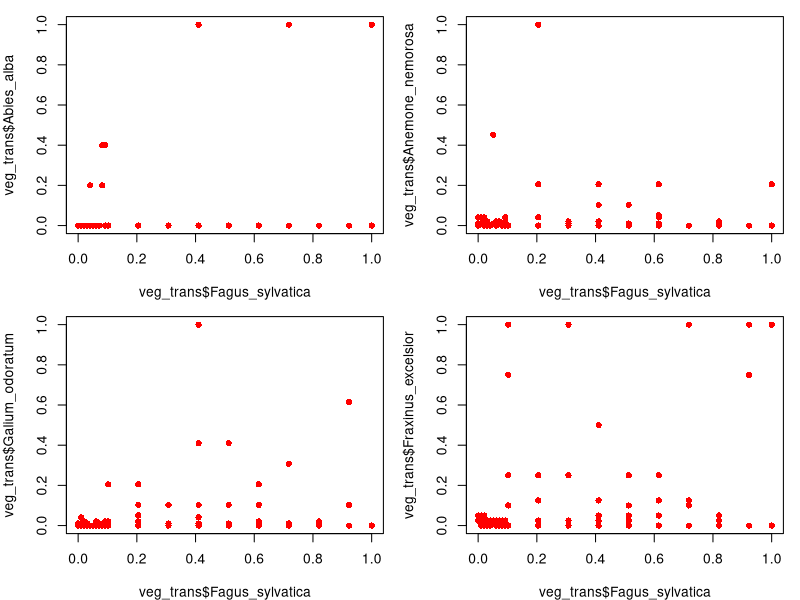
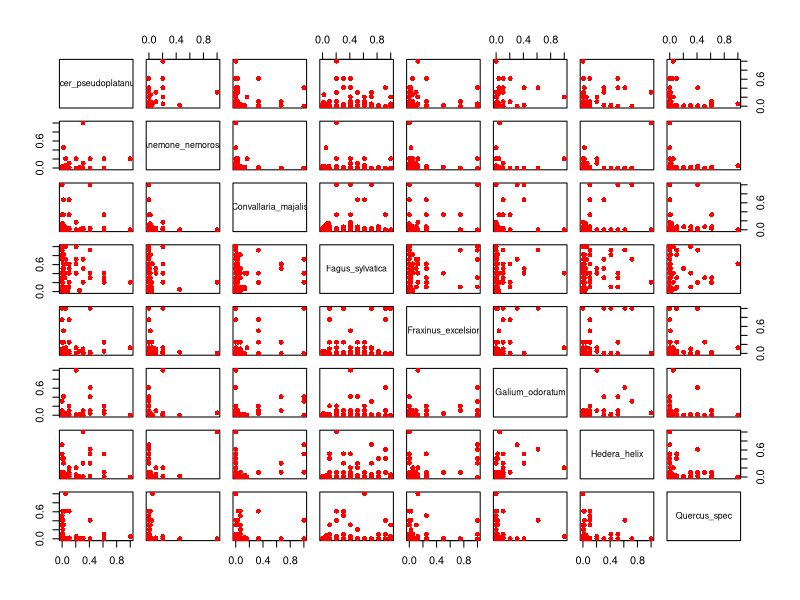
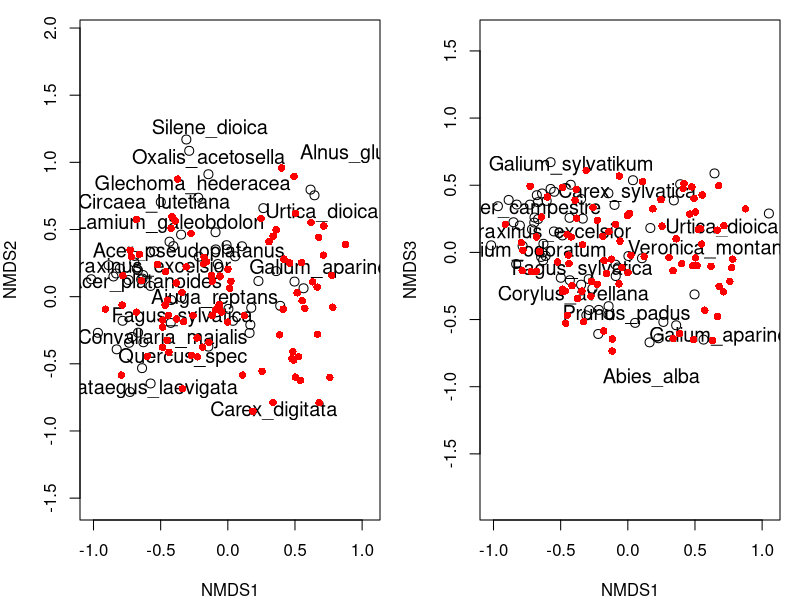
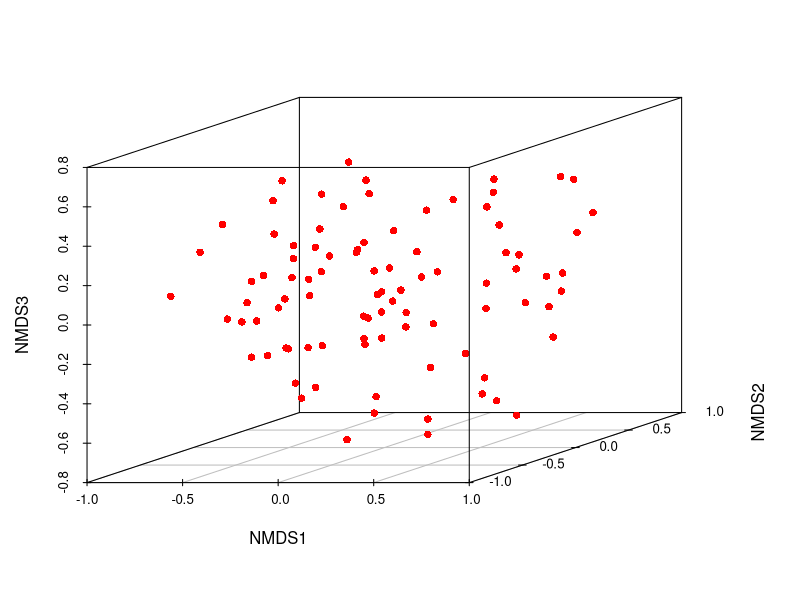

These figures' R source, in order: (Note: this script raises an error after producing the figures.)
library(vegan)
library(scatterplot3d)

### Some global variables
mycols <- c("red", "green", "blue")
mysyms <- c(15, 16, 17)

### Read vegetation data ###
veg <- read.table("data/veg_2015-2016-2017.txt", sep=" ", dec=".", row.names = 1, header=TRUE)

### Read site data ####
sites <- read.table("data/header_2015-2016-2017_vegclasses.txt")

### Check consistance of veg and sites!!! ####
nrow(veg) == nrow(sites)
m <- match(rownames(sites), rownames(veg))
sites <- sites[m,]

### Ordination ####
### Exclude rare species 
veg <- veg[,colSums(decostand(veg, "pa")) > 3]

### Transform
veg_trans <- decostand(veg, "max") 

### Example for 2d plot of vegetation community ###
x11(width=8, height=8)
par(mfrow=c(2,2), mar=c(4,4,1,1))
plot(veg_trans$Fagus_sylvatica, veg_trans$Abies_alba, pch=16, col="red")
plot(veg_trans$Fagus_sylvatica, veg_trans$Anemone_nemorosa, pch=16, col="red")
plot(veg_trans$Fagus_sylvatica, veg_trans$Galium_odoratum, pch=16, col="red")
plot(veg_trans$Fagus_sylvatica, veg_trans$Fraxinus_excelsior, pch=16, col="red")

x11()
plot(veg_trans[,colSums(decostand(veg, "pa")) > 40], pch=16, col="red")
### -> Das ist unübersichtlich!

### Calculate ordination (NDMS)
ordi <- metaMDS(veg_trans,"bray", k=3, trace=T)   ### NMDS

### Plot results
x11(width=10, height=5)
par(mfrow=c(1,2), mar=c(4,4,1,1))
ordiplot(ordi, choices=c(1,2), type = "n")
orditorp(ordi, choices=c(1,2), display="species", cex=1.2, priority=colSums(veg_trans))
points(ordi, choices=c(1,2), display="sites", col="red", cex=1, pch=16)

ordiplot(ordi, choices=c(1,3), type = "n")
orditorp(ordi, choices=c(1,3), display="species", cex=1.2, priority=colSums(veg_trans))
points(ordi, choices=c(1,3), display="sites", col="red", cex=1, pch=16)
dev.off()

x11()
par(col="red", cex=1, pch=16)
scatterplot3d(scores(ordi, display="sites"))
dev.off()

### Goodness NMDS ####

### Calculate "stress"
x <- vegdist(veg_trans, "bray")   ### "True distances"
y <- dist(scores(ordi))  ### "Distances in NDMS"
plot(x, y, pch=1, col="blue", xlab="Observed distances", ylab="Distances in NMDS")
lines(smooth.spline(x, y, df=5), col="red", lwd=2)

stressplot(ordi)   ### "Ordination distance" is not Euclidian distance but similar (Disparität, Monotonie).
ordi$stress        ###  1 - 5: Sehr gut; 5 - 10: Gut; 10 - 15: Brauchbar, aber Einzelheiten sollten nicht interpretiert werden (c.f. Leyer, Wesche 2007 Tab.12.2).

### Find appropiate number of axes ####
n <- 1:10   ### Number of axes
stress <- lapply(as.list(n), function(x) metaMDS(veg_trans,"bray", x)$stress)
plot(n, stress, type="b", pch=16, col="blue", xlab="Number of axes", ylab="Stress")
### -> k=3 axes

### Plot vegetation classes in ordination ####
x11()
ordiplot(ordi, choices=c(1,2), type = "n")
orditorp(ordi, choices=c(1,2), display="species", cex=1.2, priority=colSums(veg_trans))
points(ordi, choices=c(1,2), display="sites", cex=1.5, pch=mysyms[sites$vegclass], col=mycols[sites$vegclass])
legend("bottomright", legend=c("Eichelberg-1", "Eichelberg-2", "Duemmel"), col=mycols, pch=mysyms, cex=1.5, bg="white")

### Environmental fit ####
### Numeric variables
ef <- envfit(ordi~ northerness +  slope, sites, na.rm=TRUE, choices=c(1,2))
ef

ordiplot(ordi, choices=c(1,2), type = "n")
points(ordi, choices=c(1,2), display="sites", cex=1.5, pch=mysyms[sites$vegclass], col=mycols[sites$vegclass])
plot(ef, add=TRUE, label=c("Northerness", "Slope"), col="black")
legend("bottomright", legend=c("Eichelberg-1", "Eichelberg-2", "Duemmel"), col=mycols, pch=mysyms, cex=1.5, bg="white")

ef13 <- envfit(ordi~ northerness +  slope, sites, na.rm=TRUE, choices=c(1,3))
ef13
ordiplot(ordi, choices=c(1,3), type = "n")
points(ordi, choices=c(1,3), display="sites", cex=1.5, pch=mysyms[sites$vegclass], col=mycols[sites$vegclass])
plot(ef13, add=TRUE, label=c("Northerness", "Slope"), col="black")

### Categorical variables
ordiplot(ordi, choices=c(1,2), type = "n")
points(ordi, choices=c(1,2), display="sites", cex=1.5, pch=mysyms[sites$vegclass], col=mycols[sites$vegclass])
ordiellipse(ordi, choices=c(1,2), sites$year, label = TRUE, cex=1.3)
#ordispider(ordi, sites$year, label = TRUE, cex=1.3)
#ordihull(ordi, sites$year, label = TRUE, cex=1.3)
